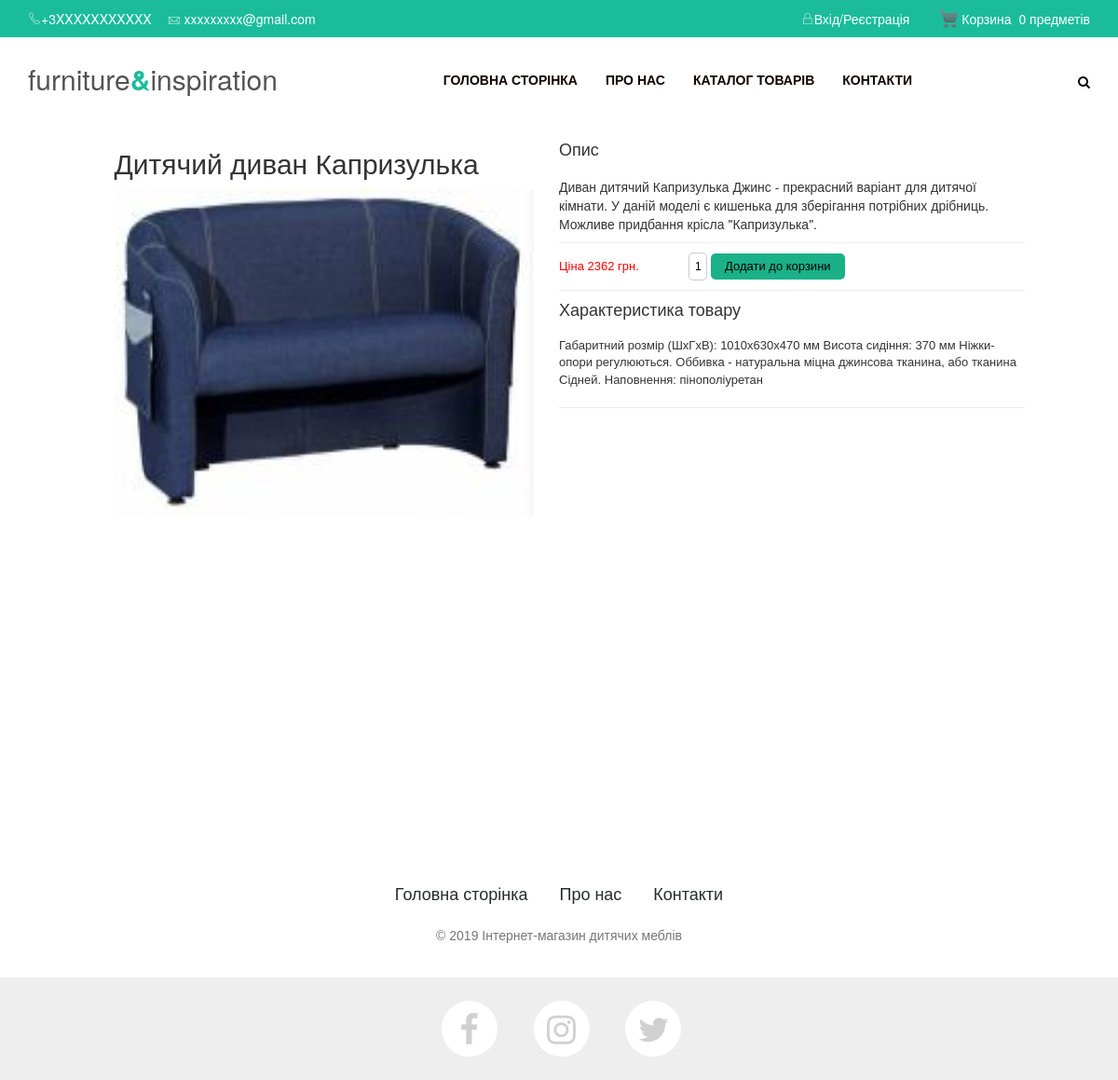
Page /prodInfo.php?prodId=15 on the committed database.
### tables this page shows
CREATE TABLE IF NOT EXISTS `product` (
  `prodId` int(11) NOT NULL AUTO_INCREMENT,
  `prodName` text NOT NULL,
  `prodImage` text NOT NULL,
  `prodDesc` text NOT NULL,
  `prodCharacteristic` text,
  `type` text,
  `price` int(11) NOT NULL DEFAULT '0',
  `bigImageNames` text,
  `prodCustomers` int(11) NOT NULL DEFAULT '0',
  `prodRating` double NOT NULL DEFAULT '0',
  `prodAge` int(11) NOT NULL,
  `prodProducer` text NOT NULL,
  `prodProd` int(11) NOT NULL DEFAULT '0',
  PRIMARY KEY (`prodId`)
);

### php/connect.php (called while the page is built, shortened)
<?php
class Connect
{
    function __construct()
    {
        $this->mysqli = new mysqli("localhost", "root", "", "furniture&insipation");
    }
}
$connect = new Connect();
?>

### prodInfo.php (the view, shortened to what this page needs)
<!DOCTYPE html>
<html>
    <head>
        <link href="css/home.css" rel="stylesheet" type="text/css"/>
        <link href="css/prodInfo.css" rel="stylesheet" type="text/css"/>
    </head>
    <body>
        <div id="container">
        <?php include "header.php"?>
            <div id="prodInfoBoxDiv" >
                <?php
                include_once ("php/connect.php");
                $prodId = null;
                if (isset($_GET["prodId"]))
                {
                    $prodId = $_GET["prodId"];
                }
                $query = "SELECT * FROM product where prodId='$prodId'";
                $resultSet = $connect->mysqli->query($query);
                $fetchedRow = mysqli_fetch_assoc($resultSet);
                if ($fetchedRow == null)
                {
                    echo "  <div id='infoNotFoundThickLine'></div>
                            <div id='prodNotFoundDiv'>
                                <h3>Пробачте ми не знайшли продукт котрий ви шукали...</h3>
                                <h5>Can't find what you are looking for? Contact our sales assisstants.</h5>
                                <a id='aContinueShop' href='index.php'>Продовжити покупки</a>
                            </div>";
                }
                else
                {
                    $name = $fetchedRow["prodName"];
                    $prodDesc = $fetchedRow["prodDesc"];
                    $type = $fetchedRow["type"];
                    $price = $fetchedRow["price"];
                    $BigImgNames = $fetchedRow["bigImageNames"];
                    $bigImgNamesArray = explode(":", $BigImgNames);
                    $bigImageArraySize = sizeof($bigImgNamesArray);
                    $prodCharacteristic = $fetchedRow["prodCharacteristic"];
                    echo "
                            <div id='imgDivBg'>
                                <div id='imgDiv'>
                                    <h2>$name</h2>
                                    <div id='prodSlides'>";
                    for ($i = 0; $i < $bigImageArraySize; $i++)
                    {
                        if ($i == 0) {
                            $className = "firstProdSlide";
                        }
                        else {
                            $className = "otherProdSlides";
                        }
                        echo "<img class='$className' src='css/images/products/$bigImgNamesArray[$i]' alt='Big $type image'/>";
                    }
                    echo "</div>";
                    echo "</div>";
                    echo "</div>";
                    $descArray = explode("!!stop!!", $prodDesc);
                    echo "<div id='prodDescDiv'>
                        <div id='descDiv1'>
                        <h4>Опис</h4>
                            $descArray[0]
                        <hr class='thinLine'/>
                        ";
                    echo "<form id='frmAddToBasket' method='post'>
                    <p style='font-size: 13px; color:red;'>
                                  Ціна $price грн.
                                  <input type='text' name='txtQty' value='1'/>
                                  <input type='submit' name='btnAddToBasket' value='Додати до корзини' onclick='return checkQty();'/>
                              </p>
                          </form>";
                    echo "
                    <hr class='thinLine'/>
                    <h4>Характеристика товару</h4>
                    <p>
                    ".$prodCharacteristic."
                    </p>
                    <hr/>
                </div>
            </div>
                    ";
                }
                ?>
            </div>
<?php include "footer.php"?>
        </div>
    </body>
</html>

### css/home.css (style rules this page uses)
body { background-color: #f2f2f2; margin: 0; width: 100%; min-width: 1200px; }
#container { position: absolute; width: 100%; min-width: 1200px; }

### css/prodInfo.css (style rules this page uses)
#prodInfoBoxDiv { position: relative; width: 1000px; height: 100%; margin: 10px auto 0; background-color: white; }
.thinLine { padding: 0; margin-top: 10px; margin-bottom: 10px; color: lightgrey; }
#imgDivBg { width: 500px; height: 800px; float: left; background-color: white; }
#imgDiv { width: 455px; height: 400px; margin-left: auto; margin-right: auto; }
#imgDiv h2 { font-family: helvetica, arial, sans-serif; margin-bottom: 0; margin-top: 20px; }
#prodSlides { width: 450px; height: 350px; }
#prodSlides .firstProdSlide { display: block; }
#prodSlides img { width: 450px; height: 350px; border: 0; }
#prodDescDiv { width: 500px; height: 800px; float: right; background-color: white; }
#prodDescDiv h2, h4, h5, p { font-family: helvetica, arial, sans-serif; }
#prodDescDiv p { font-size: 13px; }
#descDiv1 { width: 500px; height: 700px; margin-left: auto; margin-right: auto; }
#descDiv1 input[type="text"] { width: 20px; margin-left: 50px; }
input[type=submit] { padding:5px 15px; background:#1ab188; border:0 none; cursor:pointer; -webkit-border-radius: 5px; border-radius: 5px; }
input[type="text"] { border:0 none; text-align: center; font-size: 12px; -webkit-border-radius: 5px; border-radius: 5px; border: 1px solid #ccc; width: 100px; height: 30px; margin-left: 25px; margin-right: 0px; }

### css/style.css (style rules this page uses)
* { margin: 0; padding: 0px; }
body { font-family: 'Open Sans', sans-serif; font-size: 13px; line-height: 20px; position: relative; background: #fff; color: #656565; padding: 0; margin: 0; overflow: visible; }
*,*:after,*:before { -webkit-box-sizing: border-box; -moz-box-sizing: border-box; box-sizing: border-box; padding: 0; margin: 0; }
h1,h2,h3,h4,h5,h6 { letter-spacing: 0px; font-weight: normal; position: relative; padding: 0 0 10px 0; font-weight: normal; font-family: 'Roboto', serif; line-height: 140%; color: #01090c; }
h2 { font-size: 20px; }
h4 { font-size: 16px; }
input,textarea { color: #000 !important }
html, body, .wrapper { height: 100%; }

### css/Footer-white.css (style rules this page uses)
* { margin: 0; padding: 0; }
html, body { height: 100%; }
html { height: 100%; }
body { display: flex; display: -webkit-flex; flex-direction: column; -webkit-flex-direction: column; height: 100%; }

### rows in the picture
product: prodName "Дитячий диван Капризулька", bigImageNames (picture), prodDesc "Диван дитячий Капризулька Джинс - прекрасний варіант для дитячої кімнати. У даній моделі є кишенька для зберігання потрібних дрібниць. Можливе придбання крісла \"Капризулька\".", price "2362", prodCharacteristic "Габаритний розмір (ШхГхВ): 1010х630х470 мм Висота сидіння: 370 мм Ніжки-опори регулюються. Оббивка - натуральна міцна джинсова тканина, або тканина Сідней. Наповнення: пінополіуретан"

### other values in the picture
$size "0"
$end "предметів"
